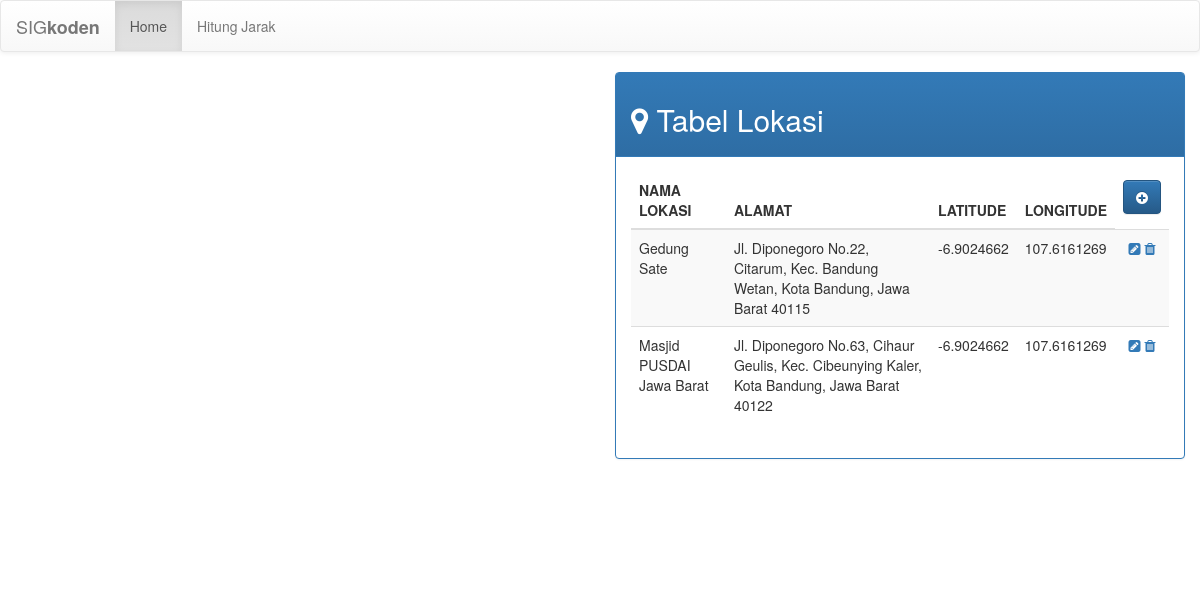
The page / on the database its author committed.
### tables this page shows
CREATE TABLE `tbl_lokasi` (
  `id_lokasi` int(100) NOT NULL,
  `namalokasi` varchar(100) NOT NULL,
  `alamat` text NOT NULL,
  `lat` varchar(100) NOT NULL,
  `lng` varchar(100) NOT NULL
);

### conn.php (called while the page is built, shortened)
<?php
function mystripslashes($string){
        $a=str_replace("^","'",$string);
        return $a;
}
?>

### index.php (the view, shortened to what this page needs)
<?php
include "conn.php";
?>
<!DOCTYPE html>
<html lang="en">
<head>
<link rel="stylesheet" href="https://maxcdn.bootstrapcdn.com/bootstrap/3.3.7/css/bootstrap.min.css">
<link rel="stylesheet" href="https://maxcdn.bootstrapcdn.com/bootstrap/3.3.7/css/bootstrap-theme.min.css">
<link rel="stylesheet" href="https://cdnjs.cloudflare.com/ajax/libs/font-awesome/4.7.0/css/font-awesome.min.css">
<link rel="stylesheet" href="custom.css">
</head>
<body>
<nav class="navbar navbar-default">
   <div class="container-fluid">
    <div class="navbar-header">
      <a class="navbar-brand" href="#">SIG<b>koden</b></a>
    </div>
    <div class="collapse navbar-collapse" id="myNavbar">
      <ul class="nav navbar-nav">
        <li class="active"><a href="index.php">Home</a></li>
        <li><a href="hitungjarak.php">Hitung Jarak</a></li>
        </ul>
     </div>
  </div>
</nav>
<div class="container-fluid">
<div class="row">
<div class="col-md-6">
<div id="map" style="height:500px;"></div>
</div>
<div class="col-md-6">
 <div class="panel panel-primary">
    <div class="panel-heading">
                <h2><i class="fa fa-map-marker"></i> Tabel Lokasi</h2>
    </div>
    <div class="panel-body">
        <div class="table-responsive">
        <table class="table table-striped">
                <thead>
                <tr>
                <th>NAMA LOKASI</th>
                <th>ALAMAT</th>
                <th>LATITUDE</th>
                <th>LONGITUDE</th>
                <td class='text-center'><a class="btn btn-primary" data-target='#modal-add' data-toggle='modal'><i class="fa fa-plus-circle"></a></td>
                </tr>
                </thead>
        <tbody>
        <?php
         $tampil=mysqli_query($conn,"SELECT*FROM tbl_lokasi");
         while($datatampil=mysqli_fetch_assoc($tampil)){
         echo "<tr>";
         echo "<td>".mystripslashes($datatampil['namalokasi'])."</td>";
         echo "<td>".mystripslashes($datatampil['alamat'])."</td>";
         echo "<td>".$datatampil['lat']."</td>";
         echo "<td>".$datatampil['lng']."</td>";
         echo "<td class='text-center'><a href='#modal-edit' data-id='$datatampil[id_lokasi]' data-toggle='modal'><i class='fa fa-pencil-square'></i></a>
         <a href='?hapus=$datatampil[id_lokasi]'><i class='fa fa-trash'></i></a></td>";
         echo "</tr>";
         }
         ?>
         </tbody>
         </table>
         </div>
     </div>
</div>
</div>
  </div>
 </div>
  </body>
</html>

### custom.css (style rules this page uses)
#map { width:100%; height:400px; }

### rows shown on the page
tbl_lokasi: namalokasi "Gedung Sate", alamat "Jl. Diponegoro No.22, Citarum, Kec. Bandung Wetan, Kota Bandung, Jawa Barat 40115", lat "-6.9024662", lng "107.6161269"
tbl_lokasi: namalokasi "Masjid PUSDAI Jawa Barat", alamat "Jl. Diponegoro No.63, Cihaur Geulis, Kec. Cibeunying Kaler, Kota Bandung, Jawa Barat 40122", lat "-6.9024662", lng "107.6161269"
